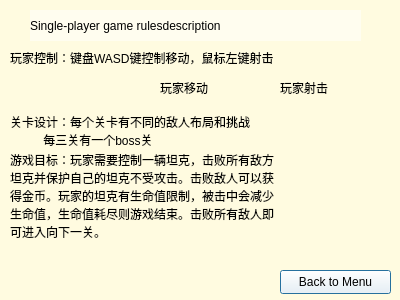
<?xml version="1.0" encoding="UTF-8"?>
<ui version="4.0">
 <class>Single_player_game_rules_Dialog</class>
 <widget class="QDialog" name="Single_player_game_rules_Dialog">
  <property name="geometry">
   <rect>
    <x>0</x>
    <y>0</y>
    <width>400</width>
    <height>300</height>
   </rect>
  </property>
  <property name="windowTitle">
   <string>Dialog</string>
  </property>
  <property name="styleSheet">
   <string notr="true">background-color: rgb(255, 251, 224);</string>
  </property>
  <widget class="QLabel" name="label">
   <property name="geometry">
    <rect>
     <x>30</x>
     <y>10</y>
     <width>331</width>
     <height>31</height>
    </rect>
   </property>
   <property name="styleSheet">
    <string notr="true">font: 14pt &quot;Comic Sans MS&quot;;
background-color: rgba(255, 255, 255, 127);</string>
   </property>
   <property name="text">
    <string>Single-player game rulesdescription</string>
   </property>
  </widget>
  <widget class="QLabel" name="label_2">
   <property name="geometry">
    <rect>
     <x>10</x>
     <y>50</y>
     <width>341</width>
     <height>16</height>
    </rect>
   </property>
   <property name="styleSheet">
    <string notr="true">font: 2pt &quot;Fixedsys&quot;;</string>
   </property>
   <property name="text">
    <string>玩家控制：键盘WASD键控制移动，鼠标左键射击</string>
   </property>
  </widget>
  <widget class="QPushButton" name="pushButton">
   <property name="geometry">
    <rect>
     <x>280</x>
     <y>270</y>
     <width>111</width>
     <height>24</height>
    </rect>
   </property>
   <property name="styleSheet">
    <string notr="true">font: 9pt &quot;Comic Sans MS&quot;;
background-color: rgba(255, 255, 255, 127);</string>
   </property>
   <property name="text">
    <string>Back to Menu</string>
   </property>
  </widget>
  <widget class="QLabel" name="label_3">
   <property name="geometry">
    <rect>
     <x>90</x>
     <y>70</y>
     <width>61</width>
     <height>41</height>
    </rect>
   </property>
   <property name="styleSheet">
    <string notr="true">border-image: url(:/sources/wasd.png);</string>
   </property>
   <property name="text">
    <string/>
   </property>
  </widget>
  <widget class="QLabel" name="label_4">
   <property name="geometry">
    <rect>
     <x>160</x>
     <y>80</y>
     <width>54</width>
     <height>16</height>
    </rect>
   </property>
   <property name="text">
    <string>玩家移动</string>
   </property>
  </widget>
  <widget class="QLabel" name="label_5">
   <property name="geometry">
    <rect>
     <x>280</x>
     <y>80</y>
     <width>54</width>
     <height>16</height>
    </rect>
   </property>
   <property name="text">
    <string>玩家射击</string>
   </property>
  </widget>
  <widget class="QLabel" name="label_6">
   <property name="geometry">
    <rect>
     <x>220</x>
     <y>70</y>
     <width>51</width>
     <height>41</height>
    </rect>
   </property>
   <property name="styleSheet">
    <string notr="true">border-image: url(:/sources/mouse.png);</string>
   </property>
   <property name="text">
    <string/>
   </property>
  </widget>
  <widget class="QLabel" name="label_7">
   <property name="geometry">
    <rect>
     <x>10</x>
     <y>150</y>
     <width>351</width>
     <height>91</height>
    </rect>
   </property>
   <property name="styleSheet">
    <string notr="true">font: 2pt &quot;Fixedsys&quot;;</string>
   </property>
   <property name="text">
    <string>游戏目标：玩家需要控制一辆坦克，击败所有敌方
坦克并保护自己的坦克不受攻击。击败敌人可以获
得金币。玩家的坦克有生命值限制，被击中会减少
生命值，生命值耗尽则游戏结束。击败所有敌人即
可进入向下一关。</string>
   </property>
  </widget>
  <widget class="QLabel" name="label_8">
   <property name="geometry">
    <rect>
     <x>10</x>
     <y>110</y>
     <width>341</width>
     <height>41</height>
    </rect>
   </property>
   <property name="styleSheet">
    <string notr="true">font: 2pt &quot;Fixedsys&quot;;</string>
   </property>
   <property name="text">
    <string>关卡设计：每个关卡有不同的敌人布局和挑战
          每三关有一个boss关</string>
   </property>
  </widget>
 </widget>
 <resources/>
 <connections/>
</ui>
